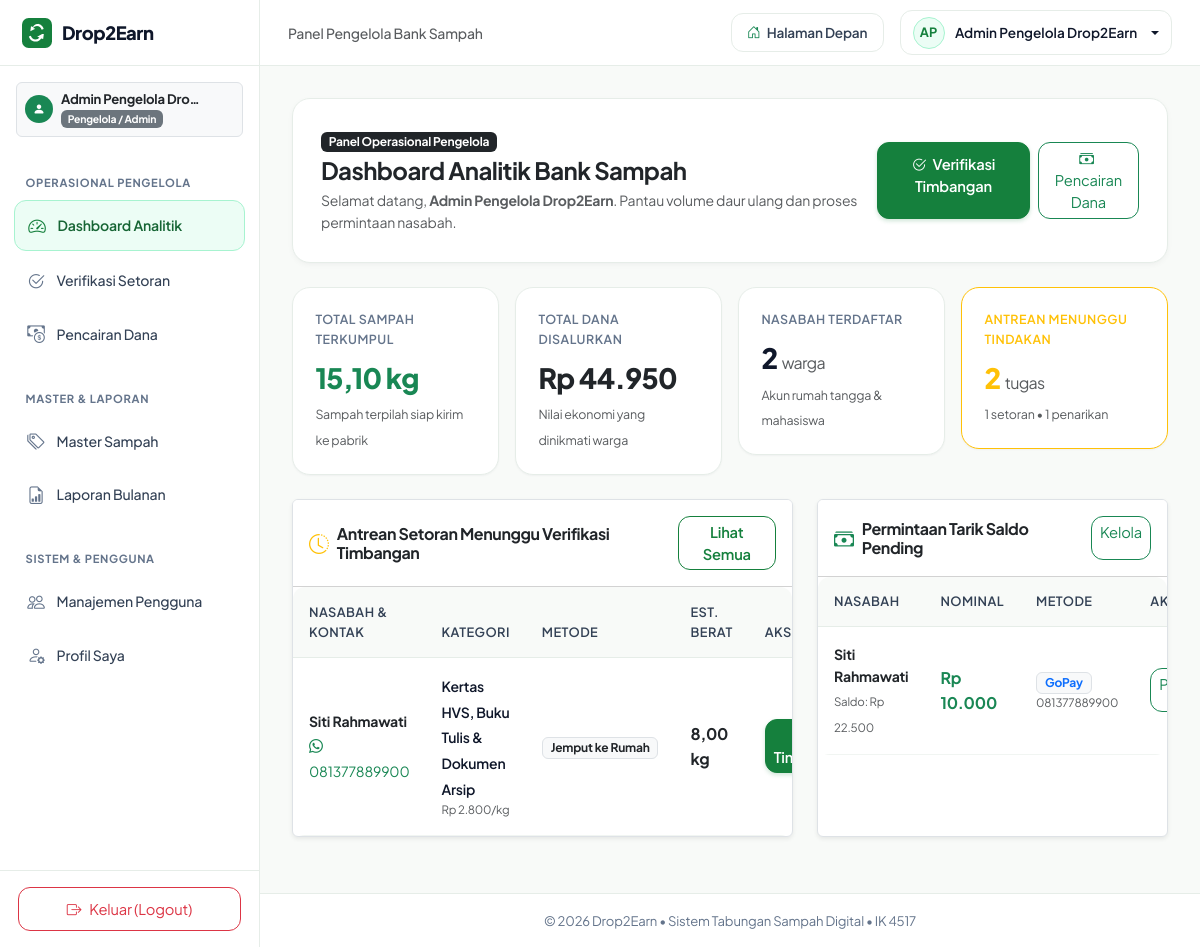
/admin/index.php (signed in), run on the app's committed database.
### tables this page shows
CREATE TABLE IF NOT EXISTS `users` (
  `id_user` INT(11) NOT NULL AUTO_INCREMENT,
  `nama_lengkap` VARCHAR(100) NOT NULL,
  `email` VARCHAR(100) NOT NULL UNIQUE,
  `password` VARCHAR(255) NOT NULL,
  `no_hp` VARCHAR(20) NOT NULL,
  `alamat` TEXT DEFAULT NULL,
  `role` ENUM('admin', 'nasabah') NOT NULL DEFAULT 'nasabah',
  `saldo` INT(11) NOT NULL DEFAULT 0,
  `created_at` TIMESTAMP NOT NULL DEFAULT CURRENT_TIMESTAMP,
  PRIMARY KEY (`id_user`)
);

CREATE TABLE IF NOT EXISTS `setoran_sampah` (
  `id_setoran` INT(11) NOT NULL AUTO_INCREMENT,
  `id_user` INT(11) NOT NULL,
  `id_kategori` INT(11) NOT NULL,
  `metode_setor` ENUM('Jemput ke Rumah', 'Antar ke Drop Point') NOT NULL,
  `tanggal_jadwal` DATE NOT NULL,
  `alamat_jemput` TEXT NOT NULL,
  `berat_estimasi` DECIMAL(5,2) NOT NULL,
  `berat_aktual` DECIMAL(5,2) NOT NULL DEFAULT 0.00,
  `total_pendapatan` INT(11) NOT NULL DEFAULT 0,
  `status` ENUM('Menunggu', 'Dijemput/Diproses', 'Selesai', 'Dibatalkan') NOT NULL DEFAULT 'Menunggu',
  `created_at` TIMESTAMP NOT NULL DEFAULT CURRENT_TIMESTAMP,
  PRIMARY KEY (`id_setoran`),
  KEY `fk_setoran_user` (`id_user`),
  KEY `fk_setoran_kategori` (`id_kategori`),
  CONSTRAINT `fk_setoran_user` FOREIGN KEY (`id_user`) REFERENCES `users` (`id_user`) ON DELETE CASCADE,
  CONSTRAINT `fk_setoran_kategori` FOREIGN KEY (`id_kategori`) REFERENCES `kategori_sampah` (`id_kategori`) ON DELETE CASCADE
);

CREATE TABLE IF NOT EXISTS `kategori_sampah` (
  `id_kategori` INT(11) NOT NULL AUTO_INCREMENT,
  `nama_kategori` VARCHAR(100) NOT NULL,
  `jenis_induk` ENUM('Plastik', 'Kertas & Kardus', 'Logam', 'Kaca', 'Lainnya') NOT NULL,
  `harga_per_kg` INT(11) NOT NULL,
  `panduan_pilah` TEXT NOT NULL,
  `gambar` VARCHAR(255) DEFAULT NULL,
  PRIMARY KEY (`id_kategori`)
);

CREATE TABLE IF NOT EXISTS `penarikan_saldo` (
  `id_penarikan` INT(11) NOT NULL AUTO_INCREMENT,
  `id_user` INT(11) NOT NULL,
  `jumlah_tarik` INT(11) NOT NULL,
  `metode_pencairan` VARCHAR(50) NOT NULL,
  `nomor_rekening` VARCHAR(50) DEFAULT NULL,
  `status_tarik` ENUM('Pending', 'Disetujui', 'Ditolak') NOT NULL DEFAULT 'Pending',
  `tanggal_pengajuan` TIMESTAMP NOT NULL DEFAULT CURRENT_TIMESTAMP,
  PRIMARY KEY (`id_penarikan`),
  KEY `fk_penarikan_user` (`id_user`),
  CONSTRAINT `fk_penarikan_user` FOREIGN KEY (`id_user`) REFERENCES `users` (`id_user`) ON DELETE CASCADE
);

### admin/index.php (the view, shortened to what the rows shown need)
<?php
require_once __DIR__ . '/../config/database.php';
require_once __DIR__ . '/../config/auth_check.php';
$admin = check_admin($conn);
$query_recent_setor = "
    SELECT s.*, u.nama_lengkap, u.no_hp, k.nama_kategori, k.harga_per_kg
    FROM setoran_sampah s
    JOIN users u ON s.id_user = u.id_user
    JOIN kategori_sampah k ON s.id_kategori = k.id_kategori
    WHERE s.status IN ('Menunggu', 'Dijemput/Diproses')
    ORDER BY s.created_at ASC
    LIMIT 5
";
$recent_setor = mysqli_fetch_all(mysqli_query($conn, $query_recent_setor), MYSQLI_ASSOC);
$query_recent_tarik = "
    SELECT p.*, u.nama_lengkap, u.saldo, u.no_hp
    FROM penarikan_saldo p
    JOIN users u ON p.id_user = u.id_user
    WHERE p.status_tarik = 'Pending'
    ORDER BY p.tanggal_pengajuan ASC
    LIMIT 5
";
$recent_tarik = mysqli_fetch_all(mysqli_query($conn, $query_recent_tarik), MYSQLI_ASSOC);
require_once __DIR__ . '/../includes/header.php';
?>
<div class="d2e-dashboard-layout">
    <?php require_once __DIR__ . '/../includes/sidebar.php'; ?>
    <div class="d2e-dashboard-main">
        <?php require_once __DIR__ . '/../includes/topbar.php'; ?>
        <main class="d2e-dashboard-content">
            <div class="container-fluid p-0">
                <div class="d2e-card bg-white mb-4">
                    <div class="row align-items-center g-3">
                        <div class="col-12 col-md-8">
                            <h1 class="h4 fw-bold text-dark mb-1">Dashboard Analitik Bank Sampah</h1>
                            <p class="text-muted small mb-0">Selamat datang, <strong><?= sanitize($admin['nama_lengkap']) ?></strong>. Pantau volume daur ulang dan proses permintaan nasabah.</p>
                        </div>
                    </div>
                </div>
                <div class="row g-4">
                    <div class="col-12 col-lg-7">
                        <div class="card border h-100 shadow-sm">
                            <div class="card-header bg-white py-3 d-flex align-items-center justify-content-between">
                                <div class="d-flex align-items-center gap-2">
                                    <h2 class="h6 fw-bold text-dark mb-0">Antrean Setoran Menunggu Verifikasi Timbangan</h2>
                                </div>
                            </div>
                            <div class="card-body p-0">
                                <?php if (empty($recent_setor)): ?>
                                    <div class="empty-state py-4">
                                        <i class="bi bi-check-circle text-success empty-state-icon"></i>
                                        <p class="small text-muted mb-0">Tidak ada antrean setoran sampah baru. Semua telah diverifikasi.</p>
                                    </div>
                                <?php else: ?>
                                    <div class="table-responsive border-0">
                                        <table class="table table-hover align-middle mb-0">
                                            <thead>
                                                <tr>
                                                    <th>Nasabah &amp; Kontak</th>
                                                    <th>Kategori</th>
                                                    <th>Metode</th>
                                                    <th>Est. Berat</th>
                                                    <th>Aksi</th>
                                                </tr>
                                            </thead>
                                            <tbody>
                                                <?php foreach ($recent_setor as $rs): ?>
                                                    <tr>
                                                        <td>
                                                            <strong class="d-block text-dark small"><?= sanitize($rs['nama_lengkap']) ?></strong>
                                                            <a href="https://wa.me/<?= preg_replace('/[^0-9]/', '', $rs['no_hp']) ?>" target="_blank" class="text-decoration-none text-success small">
                                                                <i class="bi bi-whatsapp"></i> <?= sanitize($rs['no_hp']) ?>
                                                            </a>
                                                        </td>
                                                        <td>
                                                            <span class="small fw-semibold"><?= sanitize($rs['nama_kategori']) ?></span>
                                                            <div class="text-muted" style="font-size: 0.72rem;"><?= rupiah($rs['harga_per_kg']) ?>/kg</div>
                                                        </td>
                                                        <td>
                                                            <span class="badge bg-light text-dark border"><?= sanitize($rs['metode_setor']) ?></span>
                                                        </td>
                                                        <td><strong class="text-dark"><?= format_kg($rs['berat_estimasi']) ?></strong></td>
                                                        <td>
                                                            <a href="<?= base_url('admin/verifikasi_setoran.php?verif_id=' . $rs['id_setoran']) ?>" class="btn btn-sm btn-primary py-1 px-2">
                                                                <i class="bi bi-check-lg"></i> Timbang
                                                            </a>
                                                        </td>
                                                    </tr>
                                                <?php endforeach; ?>
                                            </tbody>
                                        </table>
                                    </div>
                                <?php endif; ?>
                            </div>
                        </div>
                    </div>
                    <div class="col-12 col-lg-5">
                        <div class="card border h-100 shadow-sm">
                            <div class="card-header bg-white py-3 d-flex align-items-center justify-content-between">
                                <div class="d-flex align-items-center gap-2">
                                    <h2 class="h6 fw-bold text-dark mb-0">Permintaan Tarik Saldo Pending</h2>
                                </div>
                            </div>
                            <div class="card-body p-0">
                                <?php if (empty($recent_tarik)): ?>
                                    <div class="empty-state py-4">
                                        <i class="bi bi-check2-all text-success empty-state-icon"></i>
                                        <p class="small text-muted mb-0">Tidak ada pengajuan tarik saldo yang menunggu persetujuan.</p>
                                    </div>
                                <?php else: ?>
                                    <div class="table-responsive border-0">
                                        <table class="table table-hover align-middle mb-0">
                                            <thead>
                                                <tr>
                                                    <th>Nasabah</th>
                                                    <th>Nominal</th>
                                                    <th>Metode</th>
                                                    <th>Aksi</th>
                                                </tr>
                                            </thead>
                                            <tbody>
                                                <?php foreach ($recent_tarik as $rt): ?>
                                                    <tr>
                                                        <td>
                                                            <strong class="d-block text-dark small"><?= sanitize($rt['nama_lengkap']) ?></strong>
                                                            <span class="text-muted" style="font-size: 0.72rem;">Saldo: <?= rupiah($rt['saldo']) ?></span>
                                                        </td>
                                                        <td>
                                                            <strong class="text-success"><?= rupiah($rt['jumlah_tarik']) ?></strong>
                                                        </td>
                                                        <td>
                                                            <span class="badge bg-light text-primary border"><?= sanitize($rt['metode_pencairan']) ?></span>
                                                            <div class="text-muted" style="font-size: 0.72rem;"><?= sanitize($rt['nomor_rekening'] ?: 'Tunai') ?></div>
                                                        </td>
                                                        <td>
                                                            <a href="<?= base_url('admin/pencairan.php') ?>" class="btn btn-sm btn-outline-success py-1 px-2">
                                                                Proses
                                                            </a>
                                                        </td>
                                                    </tr>
                                                <?php endforeach; ?>
                                            </tbody>
                                        </table>
                                    </div>
                                <?php endif; ?>
                            </div>
                        </div>
                    </div>
                </div>
            </div>
        </main>
<?php require_once __DIR__ . '/../includes/dashboard_footer.php'; ?>

### includes/sidebar.php (shortened to what the rows shown need)
<?php
$logged_user = isset($conn) ? get_auth_user($conn) : null;
$role = $logged_user['role'] ?? 'nasabah';
?>
<aside class="d2e-sidebar" id="dashboardSidebar">
    <div class="px-3 pt-3 pb-2">
        <div class="d-flex align-items-center justify-content-between p-2 rounded bg-light border">
            <div class="d-flex align-items-center gap-2">
                <div style="line-height: 1.2;">
                    <div class="fw-bold text-dark text-truncate" style="max-width: 140px; font-size: 0.82rem;">
                        <?= sanitize($logged_user['nama_lengkap'] ?? 'Pengguna') ?>
                    </div>
                    <span class="badge bg-secondary" style="font-size: 0.65rem;">
                        <?= $role === 'admin' ? 'Pengelola / Admin' : 'Nasabah Warga' ?>
                    </span>
                </div>
            </div>
        </div>
    </div>
</aside>

### includes/topbar.php (shortened to what the rows shown need)
<?php
$logged_user = isset($conn) ? get_auth_user($conn) : null;
$initials = 'US';
if (!empty($logged_user['nama_lengkap'])) {
    $words = explode(' ', trim($logged_user['nama_lengkap']));
    $initials = strtoupper(substr($words[0], 0, 1) . (isset($words[1]) ? substr($words[1], 0, 1) : ''));
}
?>
<header class="d2e-topbar">
    <div class="d-flex align-items-center gap-2 gap-sm-3">
        <div class="dropdown">
            <button class="d2e-user-pill dropdown-toggle" type="button" data-bs-toggle="dropdown" aria-expanded="false">
                <div class="d2e-user-avatar"><?= $initials ?></div>
                <span class="d-none d-md-inline"><?= sanitize($logged_user['nama_lengkap'] ?? 'Pengguna') ?></span>
            </button>
        </div>
    </div>
</header>

### data on the page
users: nama_lengkap "Admin Pengelola Dro…", nama_lengkap "AP", nama_lengkap "Admin Pengelola Drop2Earn"
setoran_sampah: id_user.nama_lengkap "Siti Rahmawati", id_user.no_hp "081377889900", id_kategori.nama_kategori "Kertas HVS, Buku Tulis & Dokumen Arsip", id_kategori.harga_per_kg "Rp 2.800", metode_setor "Jemput ke Rumah", berat_estimasi "8,00 kg"
penarikan_saldo: id_user.nama_lengkap "Siti Rahmawati", id_user.saldo "Rp 22.500", jumlah_tarik "Rp 10.000", metode_pencairan "GoPay", nomor_rekening "081377889900"

### other printed values
format_kg($total_kg) "15,10 kg"
rupiah($total_payout) "Rp 44.950"
$total_nasabah "2"
$queue_setor + $queue_tarik "2"
$queue_setor "1"
$queue_tarik "1"
